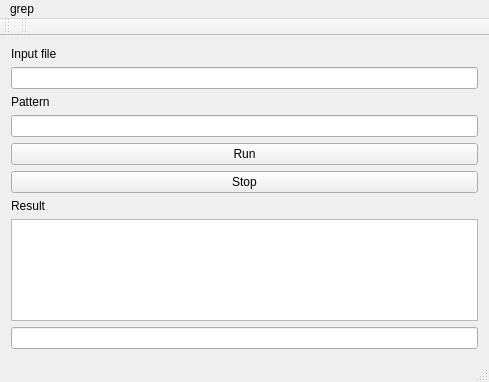
<?xml version="1.0" encoding="UTF-8"?>
<ui version="4.0">
 <class>MainWindow</class>
 <widget class="QMainWindow" name="MainWindow">
  <property name="geometry">
   <rect>
    <x>0</x>
    <y>0</y>
    <width>489</width>
    <height>382</height>
   </rect>
  </property>
  <property name="windowTitle">
   <string>MainWindow</string>
  </property>
  <widget class="QWidget" name="centralWidget">
   <layout class="QGridLayout" name="gridLayout">
    <item row="1" column="0">
     <widget class="QLineEdit" name="fileEdit"/>
    </item>
    <item row="4" column="0">
     <widget class="QPushButton" name="searchButton">
      <property name="text">
       <string>Run</string>
      </property>
     </widget>
    </item>
    <item row="8" column="0">
     <widget class="QLineEdit" name="countEdit"/>
    </item>
    <item row="2" column="0">
     <widget class="QLabel" name="label_2">
      <property name="text">
       <string>Pattern</string>
      </property>
     </widget>
    </item>
    <item row="7" column="0">
     <widget class="QListWidget" name="listWidget"/>
    </item>
    <item row="0" column="0">
     <widget class="QLabel" name="label">
      <property name="text">
       <string>Input file</string>
      </property>
     </widget>
    </item>
    <item row="6" column="0">
     <widget class="QLabel" name="label_3">
      <property name="text">
       <string>Result</string>
      </property>
     </widget>
    </item>
    <item row="3" column="0">
     <widget class="QLineEdit" name="patternEdit"/>
    </item>
    <item row="5" column="0">
     <widget class="QPushButton" name="stopButton">
      <property name="text">
       <string>Stop</string>
      </property>
     </widget>
    </item>
   </layout>
  </widget>
  <widget class="QMenuBar" name="menuBar">
   <property name="geometry">
    <rect>
     <x>0</x>
     <y>0</y>
     <width>489</width>
     <height>22</height>
    </rect>
   </property>
   <widget class="QMenu" name="menugrep">
    <property name="title">
     <string>grep</string>
    </property>
   </widget>
   <addaction name="menugrep"/>
  </widget>
  <widget class="QToolBar" name="mainToolBar">
   <attribute name="toolBarArea">
    <enum>TopToolBarArea</enum>
   </attribute>
   <attribute name="toolBarBreak">
    <bool>false</bool>
   </attribute>
  </widget>
  <widget class="QStatusBar" name="statusBar"/>
  <widget class="QToolBar" name="toolBar">
   <property name="windowTitle">
    <string>toolBar</string>
   </property>
   <attribute name="toolBarArea">
    <enum>TopToolBarArea</enum>
   </attribute>
   <attribute name="toolBarBreak">
    <bool>false</bool>
   </attribute>
  </widget>
 </widget>
 <layoutdefault spacing="6" margin="11"/>
 <resources/>
 <connections/>
</ui>
